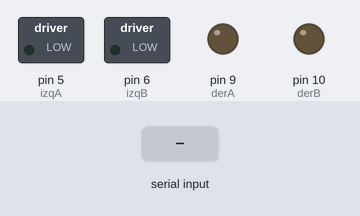
Bench run of a sketch on a simulated Arduino Uno, built with avr-gcc and run on an emulated ATmega328P. Shown: switched loads named in the sketch (green lamp = pin HIGH), output pins drawn as LEDs (lit = HIGH). Inputs (shaded band) come from the test bench.

Above: at 1.2 s.
1.3 s: "a" received over Serial
At 2.4 s:
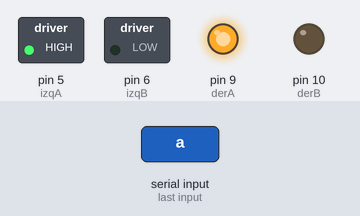
2.8 s: "b" received over Serial
At 3.5 s:
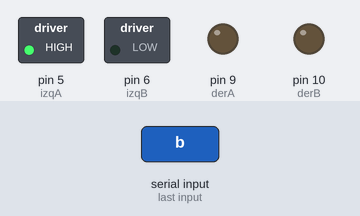
4.3 s: "d" received over Serial
At 4.7 s:
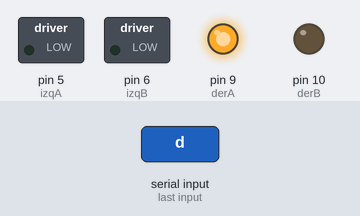
5.8 s: "e" received over Serial
At 7.0 s:
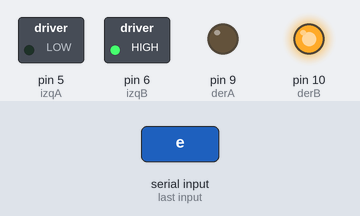
7.3 s: "c" received over Serial
At 8.2 s:
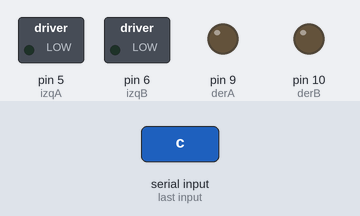
Timing chart, 0 to 9.8 s (numbered marks = the images above; inputs shaded):
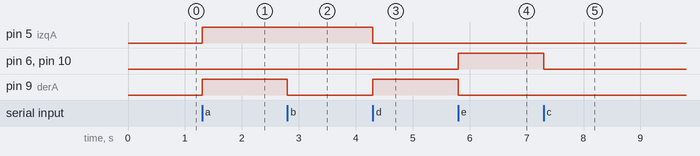

Measured:
- after the input at 1.3 s, pin 5 (izqA), pin 9 (derA): LOW → HIGH at once
- after the input at 2.8 s, pin 9 (derA): HIGH → LOW at once
- after the input at 4.3 s, pin 5 (izqA): HIGH → LOW at once; pin 9 (derA): LOW → HIGH at once
- after the input at 5.8 s, pin 6 (izqB), pin 10 (derB): LOW → HIGH at once; pin 9 (derA): HIGH → LOW at once
- after the input at 7.3 s, pin 6 (izqB), pin 10 (derB): HIGH → LOW at once

The sketch:

carrocompletoconsensor.ino
```cpp
int izqA = 5;
int izqB = 6;
int derA = 9;
int derB = 10;
int vel = 255;            // Velocidad de los motores (0-255)
int estado = 'g';         // inicia detenido

void setup()  {
  Serial.begin(9600);    // inicia el puerto serial para comunicacion con el Bluetooth
  pinMode(derA, OUTPUT);
  pinMode(derB, OUTPUT);
  pinMode(izqA, OUTPUT);
  pinMode(izqB, OUTPUT);
 }

void loop()  {

  if(Serial.available()>0){        // lee el bluetooth y almacena en estado
      estado = Serial.read();
  }
  if(estado=='a'){           // Boton desplazar al Frente
      analogWrite(derB, 0);
      analogWrite(izqB, 0);
      analogWrite(derA, vel);
      analogWrite(izqA, vel);
  }
  if(estado=='b'){          // Boton IZQ
      analogWrite(derB, 0);
      analogWrite(izqB, 0);
      analogWrite(derA, 0);
      analogWrite(izqA, vel);
  }
  if(estado=='c'){         // Boton Parar
      analogWrite(derB, 0);
      analogWrite(izqB, 0);
      analogWrite(derA, 0);
      analogWrite(izqA, 0);
  }
  if(estado=='d'){          // Boton DER
       analogWrite(derB, 0);
       analogWrite(izqB, 0);
       analogWrite(izqA, 0);
       analogWrite(derA, vel);
  }

  if(estado=='e'){          // Boton Reversa
       analogWrite(derA, 0);
       analogWrite(izqA, 0);
       analogWrite(derB, vel);
       analogWrite(izqB, vel);
  }
  if (estado =='f'){          // Boton ON se mueve sensando distancia

  }
  if  (estado=='g'){          // Boton OFF, detiene los motores no hace nada
  }

 }
```
